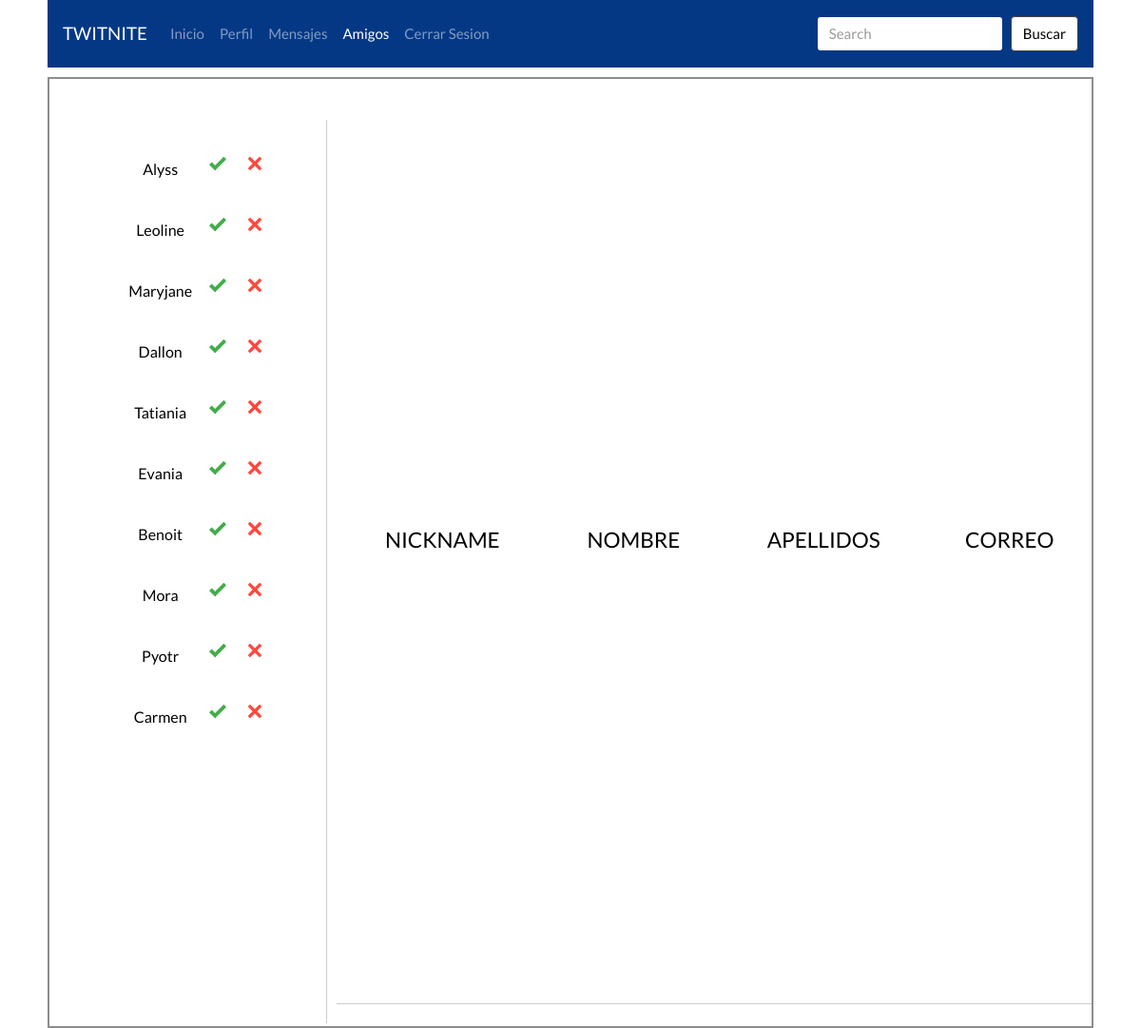
/paginas/amigos.php (signed in), run on the app's committed database.
### tables this page shows
CREATE TABLE `peticionamistad` (
  `IDUsuario` int(11) NOT NULL,
  `IDUsuarioAmigo` int(11) NOT NULL,
  `IDPeticionAmistad` int(11) NOT NULL
);

CREATE TABLE `usuarios` (
  `Nombre` varchar(20) NOT NULL,
  `Apellidos` varchar(20) NOT NULL,
  `nickname` varchar(20) NOT NULL,
  `email` varchar(30) NOT NULL,
  `password` varchar(15) NOT NULL,
  `telefono` varchar(9) NOT NULL,
  `pais` varchar(9) NOT NULL,
  `ciudad` varchar(9) NOT NULL,
  `tipoUsuario` int(11) DEFAULT '1',
  `IDUsuario` int(11) NOT NULL,
  `FotoPerfil` longblob
);

### paginas/amigos.php (the view, shortened to what this page needs)
<html>
<head>
    <link rel="stylesheet" type="text/css" href="../estilos/style.css" media="screen" />
    <link rel="stylesheet" type="text/css" href="../estilos/style1.css" media="screen" />
    <?php
        include '../basededatos/conexionBD.php';
        $consultaPeticiones = "Select * from peticionamistad where IDUsuarioAmigo = " . $_SESSION['IDUsuario'];
        $result2 = mysqli_query($conn, $consultaPeticiones);
    ?>
</head>
<body>
    <nav class="navbar navbar-expand-lg navbar-light bg-light">
        <a class="navbar-brand" href="inicio.php">TWITNITE</a>
        <div class="collapse navbar-collapse" id="navbarColor03">
            <ul class="navbar-nav mr-auto">
                <li class="nav-item">
                    <a class="nav-link" href="inicio.php">Inicio</a>
                </li>
                <li class="nav-item">
                    <a class="nav-link" href="perfil.php">Perfil</a>
                </li>
                <li class="nav-item">
                    <a class="nav-link" href="mensajes.php">Mensajes</a>
                </li>
                <li class="nav-item active">
                    <a class="nav-link" href="amigos.php">Amigos</a>
                </li>
                <li class="nav-item">
                    <a class="nav-link" href="../comprobaciones/cerrarsesion.php">Cerrar Sesion</a>
                </li>
            </ul>
            <form action="listaamigos.php" class="form-inline my-2 my-lg-0" method="post">
                <input class="form-control mr-sm-2" type="text" name="search" placeholder="Search">
                <input type="submit" class="btn btn-secondary my-2 my-sm-0" value="Buscar" name="submit">
            </form>
        </div>
    </nav>
    <div id="bodyUtilizable">
        <div id=col>
            <div id="solicitudAmistad" style="border-right:solid 1px rgb(205,205,205);">
                <table style="margin: 0 auto; border-collapse: separate; border-spacing: 10px 10px; text-align: center;">
                    <?php
                    while($registro1 = mysqli_fetch_array($result2)){
                        $consultaDatosPeticion = "Select * from usuarios where IDUsuario = " . $registro1['IDUsuario'];
                        if($consulta1 = mysqli_query($conn, $consultaDatosPeticion)){
                            $nombreApellidos = mysqli_fetch_assoc($consulta1);
                            print "
                            <tr>
                                <td >
                                    <form action='perfilamigo.php' method='post'>
                                        <button id='inputMensajes' type='submit' value='$nombreApellidos[nickname]' name='search'>
                                        $nombreApellidos[Nombre]
                                        </button>
                                    </form>
                                </td>
                                <td>
                                    <div style='background-image: url(../Imagenes/aceptar.png); width: 18px; height:18px; background-size: cover; margin-bottom: 12px;'>
                                        <form action='amigos.php' method='post'>
                                            <button title='Aceptar solicitud' type='submit' id='botonAceptarSolicitud' value='$registro1[IDPeticionAmistad]'name='aceptarPeticion'>
                                        </form>
                                    </div>
                                </td>
                                <td>
                                    <div style='float:right; background-image: url(../Imagenes/borrar.png); width:16px; height: 16px; background-size:cover;margin-bottom: 12px; margin-left: 10px;'>
                                        <form action='amigos.php' method='post'>
                                            <button title='Rechazar solicitud' type='submit' id='botonRechazarSolicitud' value='$registro1[IDPeticionAmistad]'name='rechazarPeticion'>
                                            </button>
                                        </form>
                                    </div>
                                </td>
                            </tr>";
                        }
                    }
                    ?>
                </table>
            </div>
            <table style="margin: 20px auto; border-collapse: collapse; border-spacing: 20px 20px; text-align: center; width:960px;">
                <tr>
                    <th style="border-bottom: 1px solid rgb(205,205,205);">
                        <h4>NICKNAME</h4>
                    </th>
                    <th style="border-bottom: 1px solid rgb(205,205,205);">
                        <h4>NOMBRE</h4>
                    </th>
                    <th style="border-bottom: 1px solid rgb(205,205,205);">
                        <h4>APELLIDOS</h4>
                    </th>
                    <th style="border-bottom: 1px solid rgb(205,205,205);">
                        <h4>CORREO</h4>
                    </th>
                </tr>
                    <?php
                    print "
                    </table>
                    <form style='text-align:center' action='perfil.php' method='post'>";
                ?>
        </div>
    </div>
</body>
</html>

### estilos/style1.css (style rules this page uses)
body { max-width: 1100px; margin: auto; background: url("../Imagenes/fortniteNavidad.jpg") no-repeat center center fixed; background-size: cover; color: black; }
#col { display: flex; margin-top:-15px; }
#bodyUtilizable { margin-top: 10px; background-color: rgba(255, 255, 255, 0.932); border: solid 2px rgb(141, 141, 141); height: 1000px; }
#inputMensajes { background: none; border: 0; color: inherit; cursor:hand; margin-top:15px; }
#botonAceptarSolicitud { background: none; color: inherit; border: 0; width: 19px; height: 19px; outline: none; }
#botonRechazarSolicitud { background: none; color: inherit; border: 0; width: 17px; height: 17px; outline: none; }
#solicitudAmistad { margin-top: 58.5px; width: 335px; min-height: 950px; margin-right: 10px; margin-left: 10px; padding: 15px; }

### data on the page
peticionamistad: IDUsuario.Nombre "Alyss", $registro1[IDPeticionAmistad] 1 (drawn)
peticionamistad: IDUsuario.Nombre "Leoline", $registro1[IDPeticionAmistad] 2 (drawn)
peticionamistad: IDUsuario.Nombre "Maryjane", $registro1[IDPeticionAmistad] 3 (drawn)
peticionamistad: IDUsuario.Nombre "Dallon", $registro1[IDPeticionAmistad] 4 (drawn)
peticionamistad: IDUsuario.Nombre "Tatiania", $registro1[IDPeticionAmistad] 5 (drawn)
peticionamistad: IDUsuario.Nombre "Evania", $registro1[IDPeticionAmistad] 6 (drawn)
peticionamistad: IDUsuario.Nombre "Benoit", $registro1[IDPeticionAmistad] 7 (drawn)
peticionamistad: IDUsuario.Nombre "Mora", $registro1[IDPeticionAmistad] 8 (drawn)
peticionamistad: IDUsuario.Nombre "Pyotr", $registro1[IDPeticionAmistad] 9 (drawn)
peticionamistad: IDUsuario.Nombre "Carmen", $registro1[IDPeticionAmistad] 10 (drawn)
